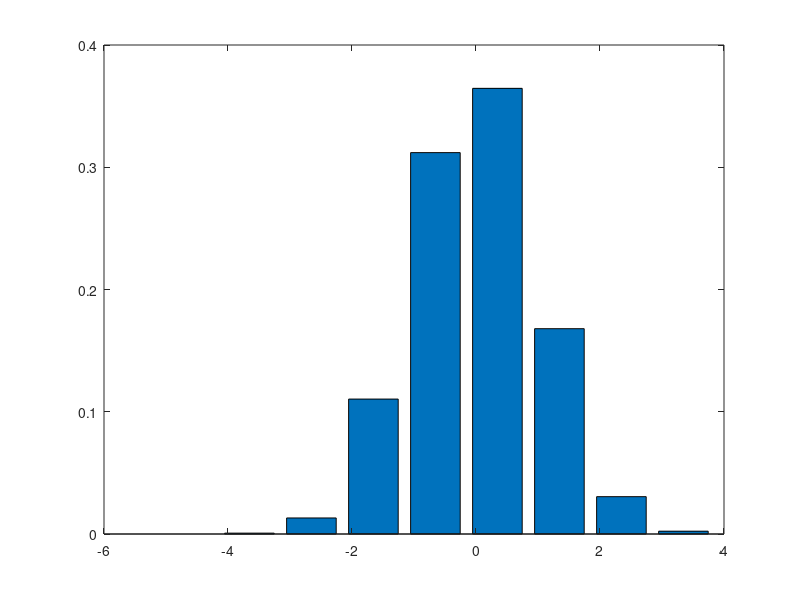
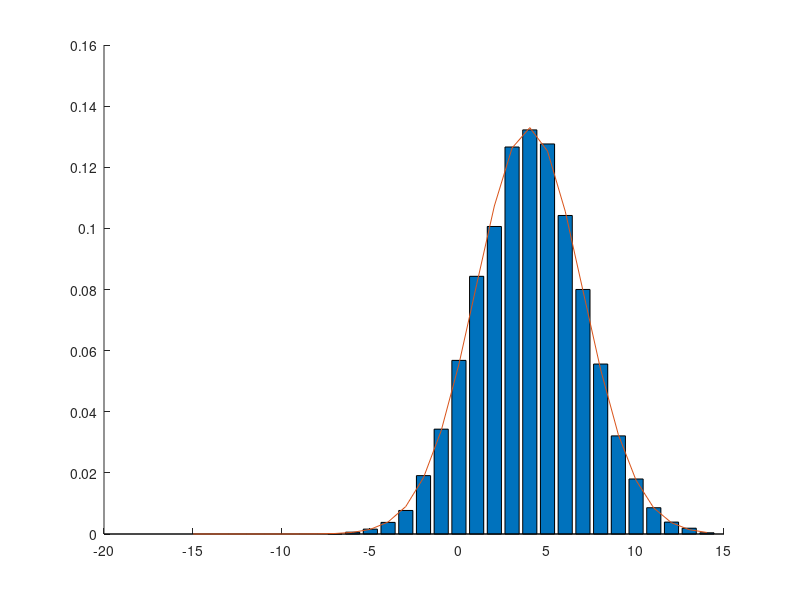

Reproduce these figures in MATLAB, in order.
clear variables;
clc;
close all;
N=10000;

U1 = rand(1,N);
U2 = rand(1,N);

X = sqrt(-2*log(U1)).*cos(2*pi*U2);
Y = sqrt(-2*log(U1)).*sin(2*pi*U2);

[h,xout]=hist(X,(-max(X):max(X)));
bar(xout,h/trapz(xout,h))
figure()
sigma=3;mu=4;
N=X*sigma+mu;
[h,xout]=hist(N,(-max(N):max(N)));
hold on;
bar(xout,h/trapz(xout,h))
f=(1/(sigma*sqrt(2*pi)))*exp(-((xout-mu).^2)/(2*sigma^2));
plot(xout,f)

